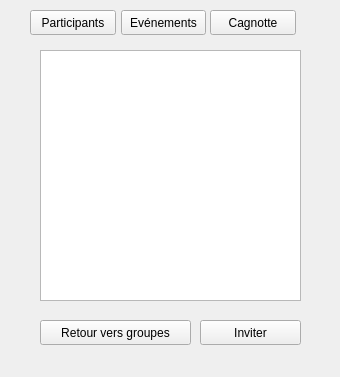
<?xml version="1.0" encoding="UTF-8"?>
<ui version="4.0">
 <class>gestionComptes</class>
 <widget class="QWidget" name="gestionComptes">
  <property name="geometry">
   <rect>
    <x>0</x>
    <y>0</y>
    <width>340</width>
    <height>377</height>
   </rect>
  </property>
  <property name="windowTitle">
   <string>Form</string>
  </property>
  <widget class="QListWidget" name="listParticipants">
   <property name="geometry">
    <rect>
     <x>40</x>
     <y>50</y>
     <width>261</width>
     <height>251</height>
    </rect>
   </property>
  </widget>
  <widget class="QPushButton" name="cagnotte_4">
   <property name="geometry">
    <rect>
     <x>210</x>
     <y>10</y>
     <width>86</width>
     <height>25</height>
    </rect>
   </property>
   <property name="text">
    <string>Cagnotte</string>
   </property>
  </widget>
  <widget class="QPushButton" name="events_4">
   <property name="geometry">
    <rect>
     <x>121</x>
     <y>10</y>
     <width>85</width>
     <height>25</height>
    </rect>
   </property>
   <property name="text">
    <string>Evénements</string>
   </property>
  </widget>
  <widget class="QPushButton" name="participants_4">
   <property name="geometry">
    <rect>
     <x>30</x>
     <y>10</y>
     <width>86</width>
     <height>25</height>
    </rect>
   </property>
   <property name="text">
    <string>Participants</string>
   </property>
  </widget>
  <widget class="QPushButton" name="retour_groupes">
   <property name="geometry">
    <rect>
     <x>40</x>
     <y>320</y>
     <width>151</width>
     <height>25</height>
    </rect>
   </property>
   <property name="text">
    <string>Retour vers groupes</string>
   </property>
  </widget>
  <widget class="QPushButton" name="inviter">
   <property name="geometry">
    <rect>
     <x>200</x>
     <y>320</y>
     <width>101</width>
     <height>25</height>
    </rect>
   </property>
   <property name="text">
    <string>Inviter</string>
   </property>
  </widget>
 </widget>
 <resources/>
 <connections/>
</ui>
